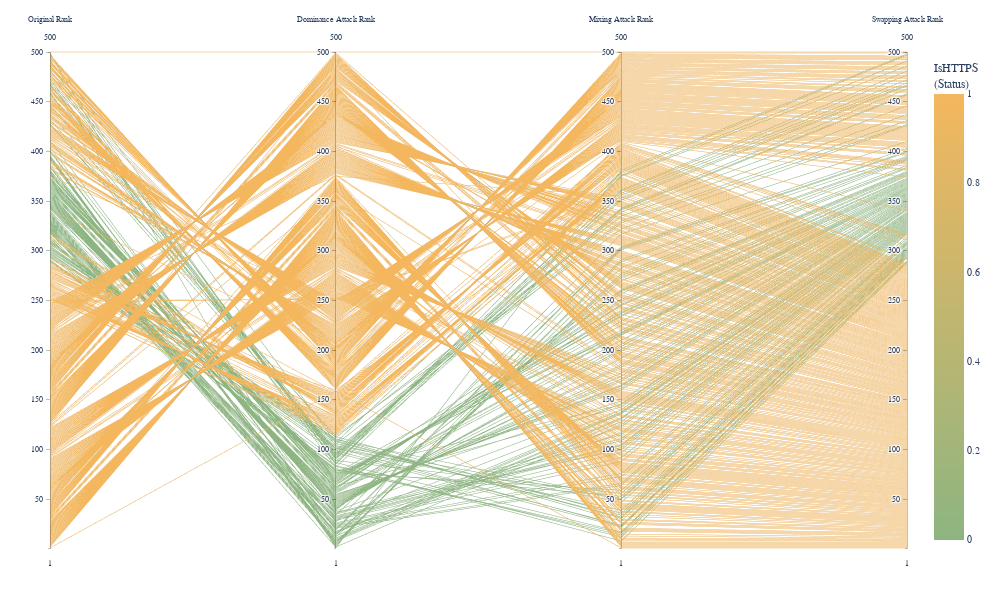

Notebook cell for this chart:
### Code cell
print("\nGenerating ID rank change visualization...")
fig_ranks = visualize_all_attack_ranks_parallel_coords(
        x_test=x_test,
        base_model=model,
        protected_feature=protected_feature,
        superior_outcome_value=1,
        sample_size=500
    )
fig_ranks.show()

### Figure 1 — Plotly figure (JSON) as saved in the notebook; plotly's stock layout.template omitted (floating-point values rounded to 4 significant figures; data arrays with more than 128 entries replaced by an {"elided": "..."} marker saying what was removed)
{"data": [{"dimensions": [{"label": "Original Rank", "range": [1, 500], "values": {"elided": "500 int values"}}, {"label": "Dominance Attack Rank", "range": [1, 500], "values": {"elided": "500 int values"}}, {"label": "Mixing Attack Rank", "range": [1, 500], "values": {"elided": "500 int values"}}, {"label": "Swapping Attack Rank", "range": [1, 500], "values": {"elided": "500 int values"}}], "line": {"cmax": 1, "cmin": 0, "color": {"elided": "500 int values"}, "colorbar": {"title": {"text": "IsHTTPS<br>(Status)"}}, "colorscale": [[0, "#8db581"], [1, "#f4b75e"]], "showscale": true}, "type": "parcoords"}], "layout": {"font": {"family": "Arial, sans-serif", "size": 10}, "height": 600, "hovermode": "closest", "margin": {"b": 50, "l": 50, "r": 50, "t": 50}, "paper_bgcolor": "white", "plot_bgcolor": "white", "width": 1000}}
